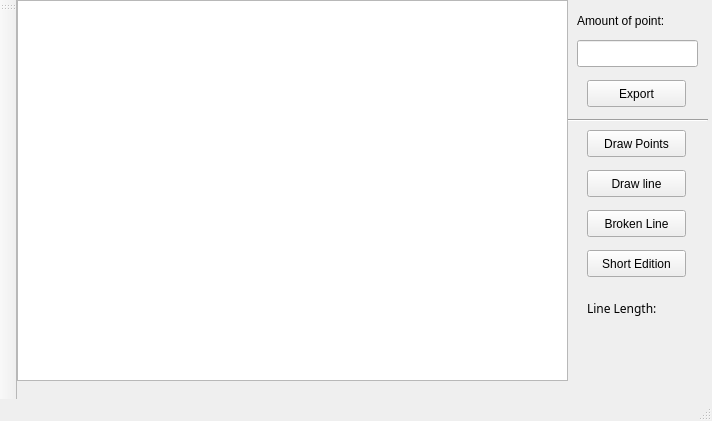
<?xml version="1.0" encoding="UTF-8"?>
<ui version="4.0">
 <class>MainWindow</class>
 <widget class="QMainWindow" name="MainWindow">
  <property name="geometry">
   <rect>
    <x>0</x>
    <y>0</y>
    <width>712</width>
    <height>421</height>
   </rect>
  </property>
  <property name="windowTitle">
   <string>MainWindow</string>
  </property>
  <widget class="QWidget" name="centralWidget">
   <widget class="QLineEdit" name="lineEdit">
    <property name="geometry">
     <rect>
      <x>560</x>
      <y>40</y>
      <width>121</width>
      <height>27</height>
     </rect>
    </property>
    <property name="text">
     <string/>
    </property>
   </widget>
   <widget class="QLabel" name="label">
    <property name="geometry">
     <rect>
      <x>560</x>
      <y>10</y>
      <width>121</width>
      <height>21</height>
     </rect>
    </property>
    <property name="text">
     <string>Amount of point:</string>
    </property>
   </widget>
   <widget class="QPushButton" name="pushButton">
    <property name="geometry">
     <rect>
      <x>570</x>
      <y>80</y>
      <width>99</width>
      <height>27</height>
     </rect>
    </property>
    <property name="text">
     <string>Export</string>
    </property>
   </widget>
   <widget class="Line" name="line">
    <property name="geometry">
     <rect>
      <x>550</x>
      <y>110</y>
      <width>141</width>
      <height>20</height>
     </rect>
    </property>
    <property name="orientation">
     <enum>Qt::Horizontal</enum>
    </property>
   </widget>
   <widget class="QPushButton" name="pushButton_2">
    <property name="geometry">
     <rect>
      <x>570</x>
      <y>130</y>
      <width>99</width>
      <height>27</height>
     </rect>
    </property>
    <property name="text">
     <string>Draw Points</string>
    </property>
   </widget>
   <widget class="QGraphicsView" name="graphicsView">
    <property name="geometry">
     <rect>
      <x>0</x>
      <y>0</y>
      <width>551</width>
      <height>381</height>
     </rect>
    </property>
   </widget>
   <widget class="QPushButton" name="pushButton_3">
    <property name="geometry">
     <rect>
      <x>570</x>
      <y>170</y>
      <width>99</width>
      <height>27</height>
     </rect>
    </property>
    <property name="text">
     <string>Draw line</string>
    </property>
   </widget>
   <widget class="QPushButton" name="pushButton_4">
    <property name="geometry">
     <rect>
      <x>570</x>
      <y>210</y>
      <width>99</width>
      <height>27</height>
     </rect>
    </property>
    <property name="text">
     <string>Broken Line</string>
    </property>
   </widget>
   <widget class="QPushButton" name="pushButton_5">
    <property name="geometry">
     <rect>
      <x>570</x>
      <y>250</y>
      <width>99</width>
      <height>27</height>
     </rect>
    </property>
    <property name="text">
     <string>Short Edition</string>
    </property>
   </widget>
   <widget class="QLabel" name="label_2">
    <property name="geometry">
     <rect>
      <x>570</x>
      <y>340</y>
      <width>91</width>
      <height>21</height>
     </rect>
    </property>
    <property name="text">
     <string/>
    </property>
   </widget>
   <widget class="QLabel" name="label_3">
    <property name="geometry">
     <rect>
      <x>570</x>
      <y>300</y>
      <width>101</width>
      <height>17</height>
     </rect>
    </property>
    <property name="font">
     <font>
      <family>UnGungseo</family>
      <italic>false</italic>
     </font>
    </property>
    <property name="text">
     <string>Line Length:</string>
    </property>
   </widget>
   <zorder>pushButton_4</zorder>
   <zorder>lineEdit</zorder>
   <zorder>label</zorder>
   <zorder>pushButton</zorder>
   <zorder>line</zorder>
   <zorder>pushButton_2</zorder>
   <zorder>graphicsView</zorder>
   <zorder>pushButton_3</zorder>
   <zorder>pushButton_5</zorder>
   <zorder>label_2</zorder>
   <zorder>label_3</zorder>
  </widget>
  <widget class="QMenuBar" name="menuBar">
   <property name="geometry">
    <rect>
     <x>0</x>
     <y>0</y>
     <width>712</width>
     <height>25</height>
    </rect>
   </property>
  </widget>
  <widget class="QToolBar" name="mainToolBar">
   <attribute name="toolBarArea">
    <enum>LeftToolBarArea</enum>
   </attribute>
   <attribute name="toolBarBreak">
    <bool>false</bool>
   </attribute>
  </widget>
  <widget class="QStatusBar" name="statusBar"/>
 </widget>
 <layoutdefault spacing="6" margin="11"/>
 <resources/>
 <connections/>
</ui>
